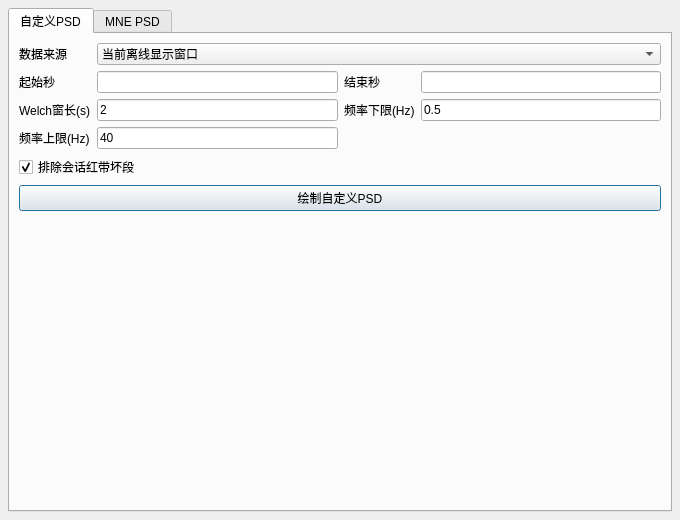
<?xml version="1.0" encoding="UTF-8"?>
<ui version="4.0">
 <class>PsdAnalysisDialog</class>
 <widget class="QDialog" name="PsdAnalysisDialog">
  <property name="geometry">
   <rect>
    <x>0</x>
    <y>0</y>
    <width>680</width>
    <height>520</height>
   </rect>
  </property>
  <property name="windowTitle">
   <string>PSD/功率谱分析</string>
  </property>
  <layout class="QVBoxLayout" name="verticalLayout_dialog">
   <property name="leftMargin">
    <number>8</number>
   </property>
   <property name="topMargin">
    <number>8</number>
   </property>
   <property name="rightMargin">
    <number>8</number>
   </property>
   <property name="bottomMargin">
    <number>8</number>
   </property>
   <item>
    <widget class="QTabWidget" name="tabWidget_psd_analysis">
     <property name="currentIndex">
      <number>0</number>
     </property>
     <widget class="QWidget" name="tab_custom_psd">
      <attribute name="title">
       <string>自定义PSD</string>
      </attribute>
      <layout class="QVBoxLayout" name="verticalLayout_custom_psd">
       <item>
        <layout class="QGridLayout" name="gridLayout_custom_psd">
         <item row="0" column="0">
          <widget class="QLabel" name="label_custom_psd_source">
           <property name="text">
            <string>数据来源</string>
           </property>
          </widget>
         </item>
         <item row="0" column="1" colspan="3">
          <widget class="QComboBox" name="comboBox_custom_psd_source">
           <item>
            <property name="text">
             <string>当前离线显示窗口</string>
            </property>
           </item>
           <item>
            <property name="text">
             <string>当前完整文件/当前通道</string>
            </property>
           </item>
          </widget>
         </item>
         <item row="1" column="0">
          <widget class="QLabel" name="label_custom_psd_start">
           <property name="text">
            <string>起始秒</string>
           </property>
          </widget>
         </item>
         <item row="1" column="1">
          <widget class="QLineEdit" name="lineEdit_custom_psd_start"/>
         </item>
         <item row="1" column="2">
          <widget class="QLabel" name="label_custom_psd_end">
           <property name="text">
            <string>结束秒</string>
           </property>
          </widget>
         </item>
         <item row="1" column="3">
          <widget class="QLineEdit" name="lineEdit_custom_psd_end"/>
         </item>
         <item row="2" column="0">
          <widget class="QLabel" name="label_custom_psd_welch">
           <property name="text">
            <string>Welch窗长(s)</string>
           </property>
          </widget>
         </item>
         <item row="2" column="1">
          <widget class="QLineEdit" name="lineEdit_custom_psd_welch">
           <property name="text">
            <string>2</string>
           </property>
          </widget>
         </item>
         <item row="2" column="2">
          <widget class="QLabel" name="label_custom_psd_fmin">
           <property name="text">
            <string>频率下限(Hz)</string>
           </property>
          </widget>
         </item>
         <item row="2" column="3">
          <widget class="QLineEdit" name="lineEdit_custom_psd_fmin">
           <property name="text">
            <string>0.5</string>
           </property>
          </widget>
         </item>
         <item row="3" column="0">
          <widget class="QLabel" name="label_custom_psd_fmax">
           <property name="text">
            <string>频率上限(Hz)</string>
           </property>
          </widget>
         </item>
         <item row="3" column="1">
          <widget class="QLineEdit" name="lineEdit_custom_psd_fmax">
           <property name="text">
            <string>40</string>
           </property>
          </widget>
         </item>
         <item row="4" column="0" colspan="4">
          <widget class="QCheckBox" name="checkBox_custom_psd_exclude_bad">
           <property name="text">
            <string>排除会话红带坏段</string>
           </property>
           <property name="checked">
            <bool>true</bool>
           </property>
          </widget>
         </item>
        </layout>
       </item>
       <item>
        <widget class="QPushButton" name="pushButton_custom_psd_plot">
         <property name="text">
          <string>绘制自定义PSD</string>
         </property>
        </widget>
       </item>
       <item>
        <spacer name="verticalSpacer_custom_psd">
         <property name="orientation">
          <enum>Qt::Vertical</enum>
         </property>
         <property name="sizeHint" stdset="0">
          <size>
           <width>20</width>
           <height>40</height>
          </size>
         </property>
        </spacer>
       </item>
      </layout>
     </widget>
     <widget class="QWidget" name="tab_mne_psd">
      <attribute name="title">
       <string>MNE PSD</string>
      </attribute>
      <layout class="QVBoxLayout" name="verticalLayout_mne_psd">
       <item>
        <layout class="QGridLayout" name="gridLayout_mne_psd">
         <item row="0" column="0">
          <widget class="QLabel" name="label_mne_psd_source">
           <property name="text">
            <string>数据来源</string>
           </property>
          </widget>
         </item>
         <item row="0" column="1" colspan="3">
          <widget class="QComboBox" name="comboBox_mne_psd_source">
           <item>
            <property name="text">
             <string>当前离线显示窗口</string>
            </property>
           </item>
           <item>
            <property name="text">
             <string>当前完整文件/当前通道</string>
            </property>
           </item>
          </widget>
         </item>
         <item row="1" column="0">
          <widget class="QLabel" name="label_mne_psd_method">
           <property name="text">
            <string>计算方法</string>
           </property>
          </widget>
         </item>
         <item row="1" column="1">
          <widget class="QComboBox" name="comboBox_mne_psd_method">
           <item>
            <property name="text">
             <string>welch</string>
            </property>
           </item>
           <item>
            <property name="text">
             <string>multitaper</string>
            </property>
           </item>
          </widget>
         </item>
         <item row="1" column="2">
          <widget class="QLabel" name="label_mne_psd_fmin">
           <property name="text">
            <string>频率下限(Hz)</string>
           </property>
          </widget>
         </item>
         <item row="1" column="3">
          <widget class="QLineEdit" name="lineEdit_mne_psd_fmin">
           <property name="text">
            <string>0.5</string>
           </property>
          </widget>
         </item>
         <item row="2" column="0">
          <widget class="QLabel" name="label_mne_psd_fmax">
           <property name="text">
            <string>频率上限(Hz)</string>
           </property>
          </widget>
         </item>
         <item row="2" column="1">
          <widget class="QLineEdit" name="lineEdit_mne_psd_fmax">
           <property name="text">
            <string>40</string>
           </property>
          </widget>
         </item>
         <item row="2" column="2">
          <widget class="QLabel" name="label_mne_psd_tmin">
           <property name="text">
            <string>起始秒</string>
           </property>
          </widget>
         </item>
         <item row="2" column="3">
          <widget class="QLineEdit" name="lineEdit_mne_psd_tmin"/>
         </item>
         <item row="3" column="0">
          <widget class="QLabel" name="label_mne_psd_tmax">
           <property name="text">
            <string>结束秒</string>
           </property>
          </widget>
         </item>
         <item row="3" column="1">
          <widget class="QLineEdit" name="lineEdit_mne_psd_tmax"/>
         </item>
         <item row="3" column="2">
          <widget class="QLabel" name="label_mne_psd_nfft">
           <property name="text">
            <string>FFT窗长(s)</string>
           </property>
          </widget>
         </item>
         <item row="3" column="3">
          <widget class="QLineEdit" name="lineEdit_mne_psd_nfft_sec">
           <property name="text">
            <string>2</string>
           </property>
          </widget>
         </item>
         <item row="4" column="0">
          <widget class="QLabel" name="label_mne_psd_overlap">
           <property name="text">
            <string>重叠比例(%)</string>
           </property>
          </widget>
         </item>
         <item row="4" column="1">
          <widget class="QLineEdit" name="lineEdit_mne_psd_overlap">
           <property name="text">
            <string>50</string>
           </property>
          </widget>
         </item>
         <item row="4" column="2">
          <widget class="QLabel" name="label_mne_psd_average">
           <property name="text">
            <string>平均方式</string>
           </property>
          </widget>
         </item>
         <item row="4" column="3">
          <widget class="QComboBox" name="comboBox_mne_psd_average">
           <item>
            <property name="text">
             <string>mean</string>
            </property>
           </item>
           <item>
            <property name="text">
             <string>median</string>
            </property>
           </item>
          </widget>
         </item>
         <item row="5" column="0">
          <widget class="QCheckBox" name="checkBox_mne_psd_db">
           <property name="text">
            <string>以dB显示</string>
           </property>
           <property name="checked">
            <bool>true</bool>
           </property>
          </widget>
         </item>
         <item row="5" column="1">
          <widget class="QCheckBox" name="checkBox_mne_psd_reject_annotation">
           <property name="text">
            <string>排除坏段标记</string>
           </property>
           <property name="checked">
            <bool>true</bool>
           </property>
          </widget>
         </item>
         <item row="5" column="2">
          <widget class="QCheckBox" name="checkBox_mne_psd_remove_dc">
           <property name="text">
            <string>去除直流分量</string>
           </property>
           <property name="checked">
            <bool>true</bool>
           </property>
          </widget>
         </item>
         <item row="6" column="0" colspan="4">
          <widget class="QCheckBox" name="checkBox_mne_psd_filter">
           <property name="text">
            <string>计算前带通滤波 0.5-40 Hz</string>
           </property>
          </widget>
         </item>
        </layout>
       </item>
       <item>
        <widget class="QPushButton" name="pushButton_mne_psd_plot">
         <property name="text">
          <string>绘制MNE PSD</string>
         </property>
        </widget>
       </item>
       <item>
        <spacer name="verticalSpacer_mne_psd">
         <property name="orientation">
          <enum>Qt::Vertical</enum>
         </property>
         <property name="sizeHint" stdset="0">
          <size>
           <width>20</width>
           <height>40</height>
          </size>
         </property>
        </spacer>
       </item>
      </layout>
     </widget>
    </widget>
   </item>
  </layout>
 </widget>
 <resources/>
 <connections/>
</ui>
